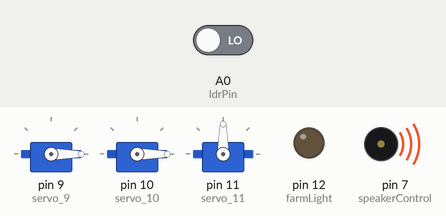
Bench run of a sketch on a simulated Arduino Mega 2560, built with avr-gcc and run on an emulated ATmega2560. On the bench: 3 × servo, output pins drawn as LEDs (lit = HIGH), buzzer (waves = sounding, pin HIGH). Inputs (shaded band) come from the test bench; at power-on: A0 (ldrPin) LOW. What the sketch prints to the serial monitor is not drawn.

Above: at 9.2 s.
17.3 s: A0 (ldrPin) driven LOW
At 22.71 s:
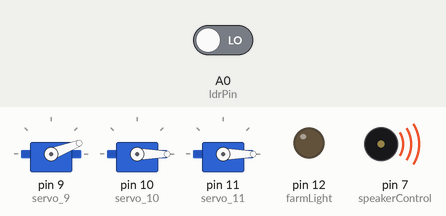
25.2 s: A0 (ldrPin) driven HIGH
At 27.88 s:
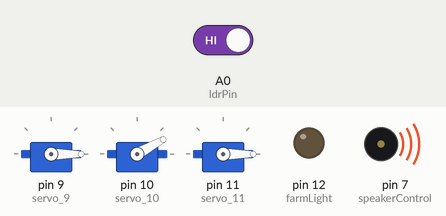
At 47.1 s:
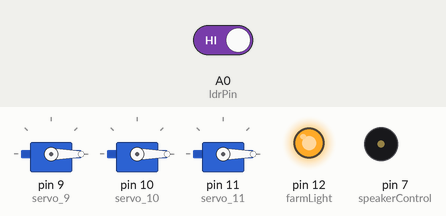
Timing chart, 0 to 60.3 s (numbered marks = the images above; inputs shaded):
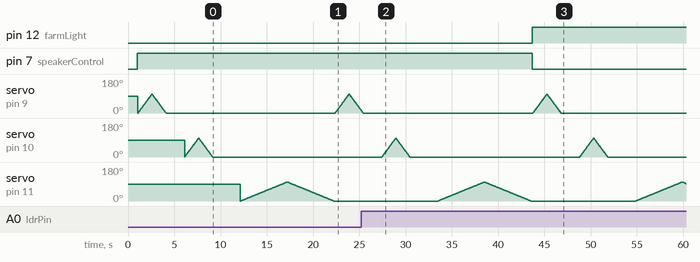

The sketch:

lidar_buzzer_servo_final.ino
```cpp
#include <SoftwareSerial.h>
#include <Servo.h>

// 🔹 LiDAR Configuration
SoftwareSerial Serial1(2, 3);  // LiDAR: Pin 2 (RX), Pin 3 (TX)
int dist;
int strength;
const int HEADER = 0x59;
const int distanceThreshold = 50;
const int strengthThreshold = 10;

// 🔹 Servo Configuration
Servo servo_9, servo_10, servo_11;

// 🔹 Speaker (via transistor)
const int speakerControl = 7;

// 🔹 LDR (Farm Light) Configuration
const int ldrPin = A0;
const int farmLight = 12;

// Timers
unsigned long buzzerStartTime = 0;
bool buzzerActive = false;
bool cooldownActive = false;
unsigned long cooldownStartTime = 0;
const unsigned long cooldownDuration = 180000;  // 3 min

// Invalid Data Speaker Timer
bool buzzerInvalidActive = false;
unsigned long buzzerInvalidStartTime = 0;
const unsigned long invalidBuzzerDuration = 30000;
bool invalidCooldownActive = false;
unsigned long invalidCooldownStartTime = 0;
const unsigned long invalidCooldownDuration = 120000;

// Servo Stop Timer for Invalid Data
bool servoStopActive = false;
unsigned long servoStopStartTime = 0;
const unsigned long servoStopDuration = 120000;

// ----------------- SETUP -----------------
void setup() {
  Serial.begin(9600);
  Serial1.begin(115200);
  delay(1000);

  servo_9.attach(9);
  servo_10.attach(10);
  servo_11.attach(11);

  pinMode(speakerControl, OUTPUT);
  pinMode(farmLight, OUTPUT);

  digitalWrite(speakerControl, LOW);
  digitalWrite(farmLight, LOW);

  Serial.println("✅ System Initialized...");
}

// ----------------- MAIN LOOP -----------------
void loop() {
  controlFarmLight();

  bool validData = readLidar();

  if (validData) {
    moveServos();
    handleSpeakerControl();
    cooldownActive = false;
    servoStopActive = false;
    buzzerInvalidActive = false;
    invalidCooldownActive = false;
  } else {
    handleInvalidSpeakerControl();
    handleInvalidServo();
  }

  delay(100);
}

// ----------------- LIDAR READING -----------------
bool readLidar() {
  static int uart[9];
  static int i, check;

  while (Serial1.available() >= 9) {
    if (Serial1.read() == HEADER) {
      uart[0] = HEADER;
      if (Serial1.read() == HEADER) {
        uart[1] = HEADER;
        for (i = 2; i < 9; i++) {
          uart[i] = Serial1.read();
        }

        check = 0;
        for (i = 0; i < 8; i++) check += uart[i];

        if (uart[8] == (check & 0xff)) {
          dist = uart[2] + uart[3] * 256;
          strength = uart[4] + uart[5] * 256;

          if (dist > 0 && dist < 12000 && strength > strengthThreshold) {
            Serial.print("📏 Distance = ");
            Serial.print(dist);
            Serial.print(" cm, 📡 Strength = ");
            Serial.println(strength);
            return true;
          } else {
            Serial.println("❌ Invalid Distance or Weak Signal ❌");
          }
        }
      }
    }
  }
  return false;
}

// ----------------- SPEAKER FOR VALID DATA -----------------
void handleSpeakerControl() {
  unsigned long currentTime = millis();

  if (dist <= distanceThreshold) {
    digitalWrite(speakerControl, LOW);
    buzzerActive = false;
    return;
  }

  if (cooldownActive) {
    if (currentTime - cooldownStartTime >= cooldownDuration) {
      cooldownActive = false;
      Serial.println("✅ Cooldown over, ready for next alert.");
    } else {
      Serial.println("⚠ Cooldown -> Speaker OFF.");
      return;
    }
  }

  if (!buzzerActive) {
    buzzerActive = true;
    buzzerStartTime = millis();
    digitalWrite(speakerControl, HIGH);
    Serial.println("🔊 Speaker ON (object detected)");
  }

  if (buzzerActive && (currentTime - buzzerStartTime >= 60000)) {
    digitalWrite(speakerControl, LOW);
    buzzerActive = false;
    Serial.println("⏳ 1 minute done -> Speaker OFF");

    cooldownActive = true;
    cooldownStartTime = millis();
    Serial.println("⏳ Cooldown started for 3 min");
  }

  Serial.print("🔍 Speaker Pin State: ");
  Serial.println(digitalRead(speakerControl));
}

// ----------------- SPEAKER FOR INVALID DATA -----------------
void handleInvalidSpeakerControl() {
  unsigned long currentTime = millis();

  if (invalidCooldownActive) {
    if (currentTime - invalidCooldownStartTime >= invalidCooldownDuration) {
      invalidCooldownActive = false;
      Serial.println("✅ Invalid data cooldown finished.");
    }
    return;
  }

  if (!buzzerInvalidActive) {
    buzzerInvalidActive = true;
    buzzerInvalidStartTime = millis();
    digitalWrite(speakerControl, HIGH);
    Serial.println("⚠ Invalid Data -> Speaker ON (30 sec)");
  }

  if (buzzerInvalidActive && (currentTime - buzzerInvalidStartTime >= invalidBuzzerDuration)) {
    digitalWrite(speakerControl, LOW);
    buzzerInvalidActive = false;
    invalidCooldownActive = true;
    invalidCooldownStartTime = millis();
    Serial.println("⏳ 30 sec done -> Speaker OFF");
    Serial.println("⏳ Speaker cooldown 2 min due to invalid data");
  }

  Serial.print("🔍 Speaker Pin State: ");
  Serial.println(digitalRead(speakerControl));
}

// ----------------- SERVO FOR INVALID DATA -----------------
void handleInvalidServo() {
  unsigned long currentTime = millis();

  if (!servoStopActive) {
    moveServos();
    servoStopActive = true;
    servoStopStartTime = millis();
    Serial.println("⚠ Invalid -> Servo moving 2 min");
  }

  if (servoStopActive && (currentTime - servoStopStartTime >= servoStopDuration)) {
    servoStopActive = false;
    Serial.println("✅ Servo reset after 2 min");
  }
}

// ----------------- SERVO MOVEMENT -----------------
void moveServos() {
  if (servoStopActive) return;

  for (int pos = 0; pos <= 100; pos++) {
    servo_9.write(pos);
    delay(15);
  }
  for (int pos = 100; pos >= 0; pos--) {
    servo_9.write(pos);
    delay(15);
  }

  delay(2000);

  for (int pos = 0; pos <= 100; pos++) {
    servo_10.write(pos);
    delay(15);
  }
  for (int pos = 100; pos >= 0; pos--) {
    servo_10.write(pos);
    delay(15);
  }

  delay(3000);

  for (int pos = 0; pos <= 100; pos++) {
    servo_11.write(pos);
    delay(50);
  }
  for (int pos = 100; pos >= 0; pos--) {
    servo_11.write(pos);
    delay(50);
  }
}

// ----------------- FARM LIGHT CONTROL USING LDR -----------------
void controlFarmLight() {
  int ldrState = digitalRead(ldrPin);

  if (ldrState == HIGH) {
    digitalWrite(farmLight, HIGH);
    Serial.println("🌙 Dark - Farm Light ON");
  } else {
    digitalWrite(farmLight, LOW);
    Serial.println("☀ Bright - Farm Light OFF");
  }
}
```

Measured:
- after the input at 25.2 s, pin 12 (farmLight): LOW → HIGH after 18.5 s
